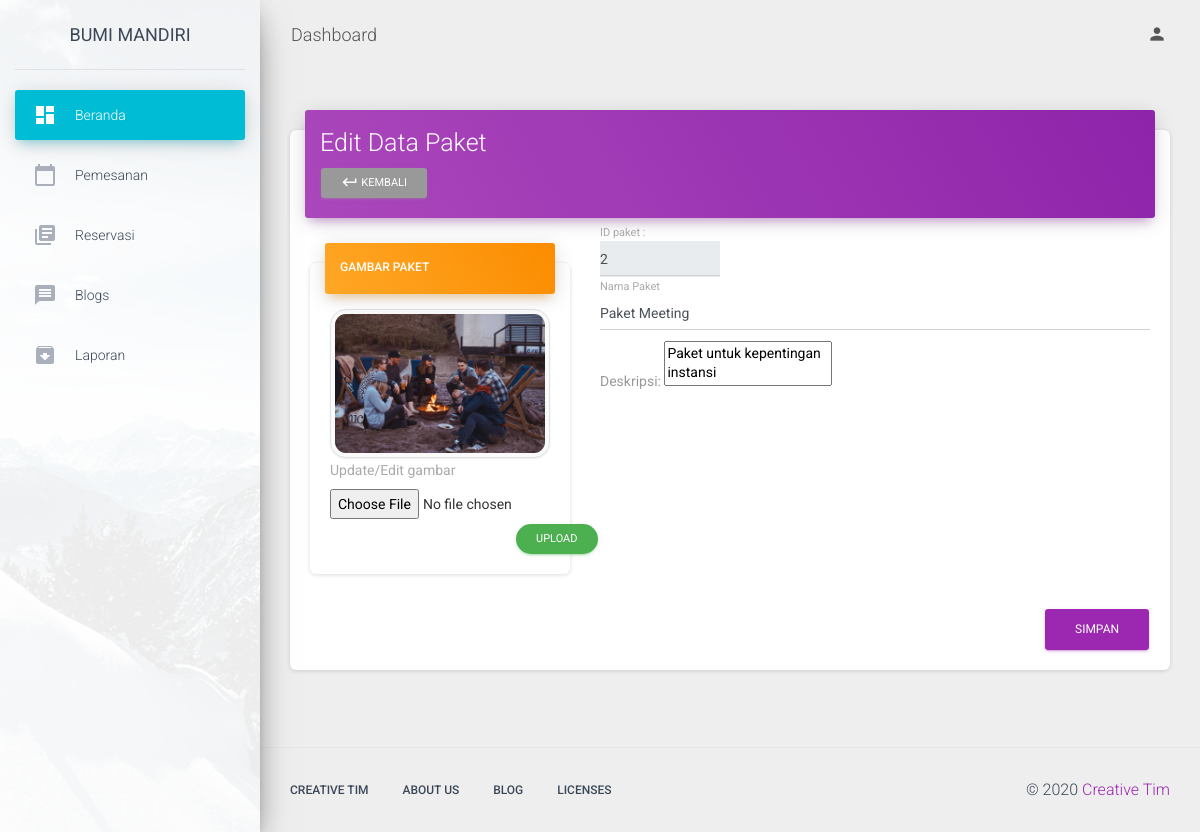
The page /Admin/ubah_paket/2 on the database its author committed.
### tables this page shows
CREATE TABLE IF NOT EXISTS `paket_jenis` (
  `id` int(11) NOT NULL AUTO_INCREMENT,
  `nama_paket` varchar(30) NOT NULL,
  `deskripsi` text NOT NULL,
  `paket_img` varchar(100) NOT NULL,
  PRIMARY KEY (`id`)
);

### application/controllers/Admin.php (called while the page is built, shortened)
<?php
class Admin extends CI_Controller {
	function __construct(){
		$this->load->helper('url');
        $this->load->helper('text');
        $this->load->library('pdf');
		$this->load->model('Admin_model');
		$this->load->model('Paket_model');
		$this->load->model('Petugas_model');
		$this->load->model('Pelanggan_model');
		$this->load->model('Reservasi_model');
		$this->load->model('Post_model');
		$this->load->model('Testimoni_model');
		$this->load->model('Pemesanan');
	}
	public function ubah_paket($id="")
	{
		$data=array('res'=>$this->Paket_model->get_paket_byid($id));
		$this->load->view('admin/template/head');
		$this->load->view('admin/template/sidebar');
		$this->load->view('admin/paket_opsi', $data);
		$this->load->view('admin/template/foot');
	}
}

### index.php (called while the page is built, shortened)
<?php
require_once BASEPATH.'core/CodeIgniter.php';

### application/models/Paket_model.php (called while the page is built, shortened)
<?php
class Paket_model extends CI_Model {
	function get_paket_byid($id){
		$result=$this->db->query("SELECT * FROM paket_jenis WHERE id='$id'");
        return $result;
	}
}

### application/views/admin/paket_opsi.php (the view, shortened to what this page needs)
<!DOCTYPE html>
<html lang="en">
    <div class="main-panel">
     <nav class="navbar navbar-expand-lg navbar-transparent navbar-absolute fixed-top ">
        <div class="container-fluid">
          <div class="navbar-wrapper">
            <a class="navbar-brand" href="#pablo">Dashboard</a>
          </div>
          <div class="collapse navbar-collapse justify-content-end">
            <ul class="navbar-nav">
              <li class="nav-item dropdown">
                <a class="nav-link" href="#pablo" id="navbarDropdownProfile" data-toggle="dropdown" aria-haspopup="true" aria-expanded="false">
                  <i class="material-icons">person</i>
                </a>
              </li>
            </ul>
          </div>
        </div>
      </nav>
      <div class="content">
        <div class="container-fluid">
<?php
  $res=$res->row_array();
 ?>
          <div class="">
              <div class="card">
                <div class="card-header card-header-primary">
                  <h3 class="card-title">Edit Data Paket</h3>
                  <a href="<?php echo base_url();?>admin/data_paket" class="btn btn-sm"><i class="material-icons">keyboard_return</i> Kembali</a>
                </div>
                <div class="card-body">
                    <div class="row">
                      <div class="col-md-4 col-sm-4">
                        <div class="card">
                          <div class="card-header card-header-warning">
                            <h6 class="card-title">Gambar Paket</h6>
                          </div>
                          <div class="card-body" style="min-height: 280px;">
                              <div class="row mx-auto">
                                <img src="<?php echo base_url().'upload/paket/jenis/'.$res['paket_img'];?>?>" onerror="this.onerror=null; this.src='<?php echo base_url().'upload/bukti/default.jpg'?>'" alt="" class="img-thumbnail mx-auto" style="max-height: 250px;">
                              </div>
                              <div class="row mx-auto">
                                <?php echo form_open_multipart('Admin/update_foto_paket');?>
                                <label>Update/Edit gambar</label>
                                <input type="file" name="fileupload" id="fileupload">
                                <button type="submit" class="btn btn-success btn-sm btn-round pull-right" href="#" role="button">Upload</button>
                                </form>
                              </div>
                          </div>
                        </div>
                      </div>
                      <div class="col-md-8">
                        <form action="<?php echo base_url('admin/update_paket'); ?>" method="post">
                        <div class="form-group">
                          <label class="bmd-label-floating">ID paket :</label>
                          <input type="text" class="form-control" name="id"  value="<?php echo $res['id']?>" readonly style="max-width: 120px;">
                        </div>
                        <div class="form-group">
                          <label class="bmd-label-floating">Nama Paket</label>
                          <input type="text" class="form-control" name="namapaket" value="<?php echo $res['nama_paket']?>">
                        </div>
                    <div class="row">
                      <div class="col-md-12">
                        <label class="bmd-label-floating">Deskripsi:</label>
                        <textarea name="deskripsi"><?php echo $res['deskripsi']?></textarea>
                      </div>
                    </div>
                      </div>
                    </div>
                    <div class="clearfix">
                    <button type="submit" class="btn btn-primary pull-right">Simpan</button>
                  </div>
                </div>
              </div>
            </div>
        </div>
      </div>
      <footer class="footer">
        <div class="container-fluid">
          <nav class="float-left">
            <ul>
              <li>
                <a href="https://www.creative-tim.com">
                  Creative Tim
                </a>
              </li>
              <li>
                <a href="https://creative-tim.com/presentation">
                  About Us
                </a>
              </li>
              <li>
                <a href="http://blog.creative-tim.com">
                  Blog
                </a>
              </li>
              <li>
                <a href="https://www.creative-tim.com/license">
                  Licenses
                </a>
              </li>
            </ul>
          </nav>
          <div class="copyright float-right">
            &copy;
            <a href="https://www.creative-tim.com" target="_blank">Creative Tim</a>
          </div>
        </div>
      </footer>
    </div>
  </div>

### rows shown on the page
paket_jenis: paket_img (picture), id "2", namapaket "Paket Meeting", deskripsi "Paket untuk kepentingan instansi"
